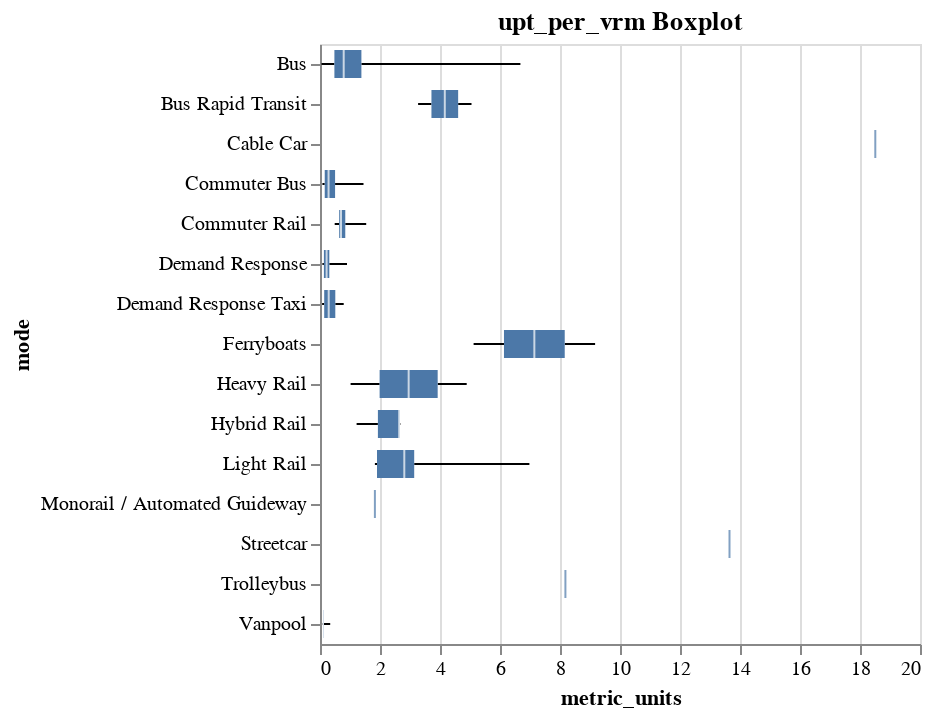
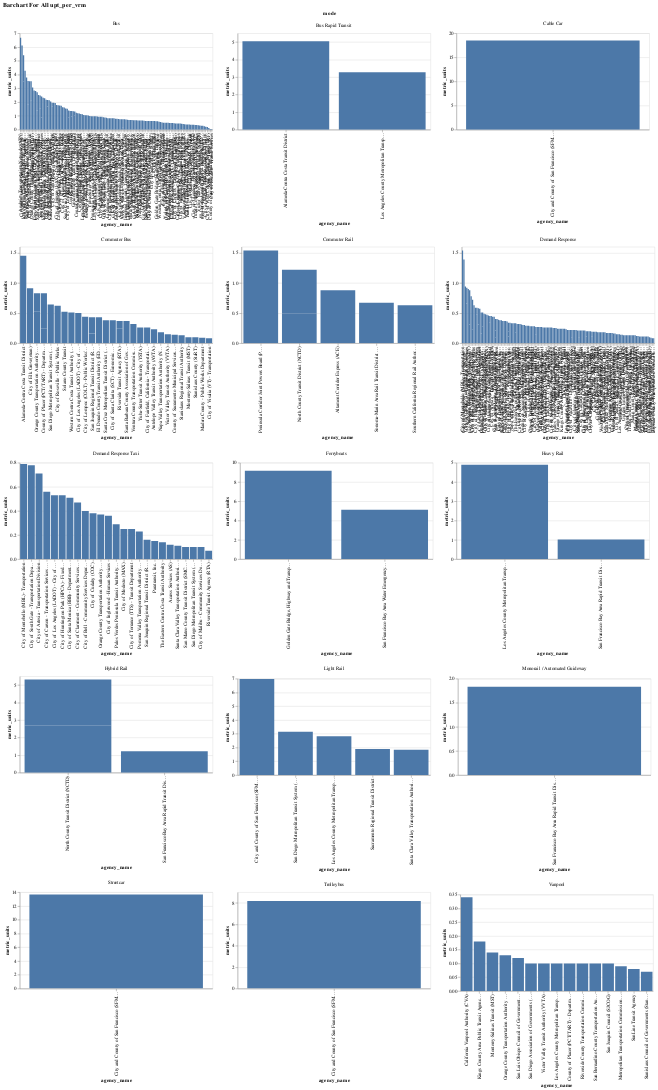
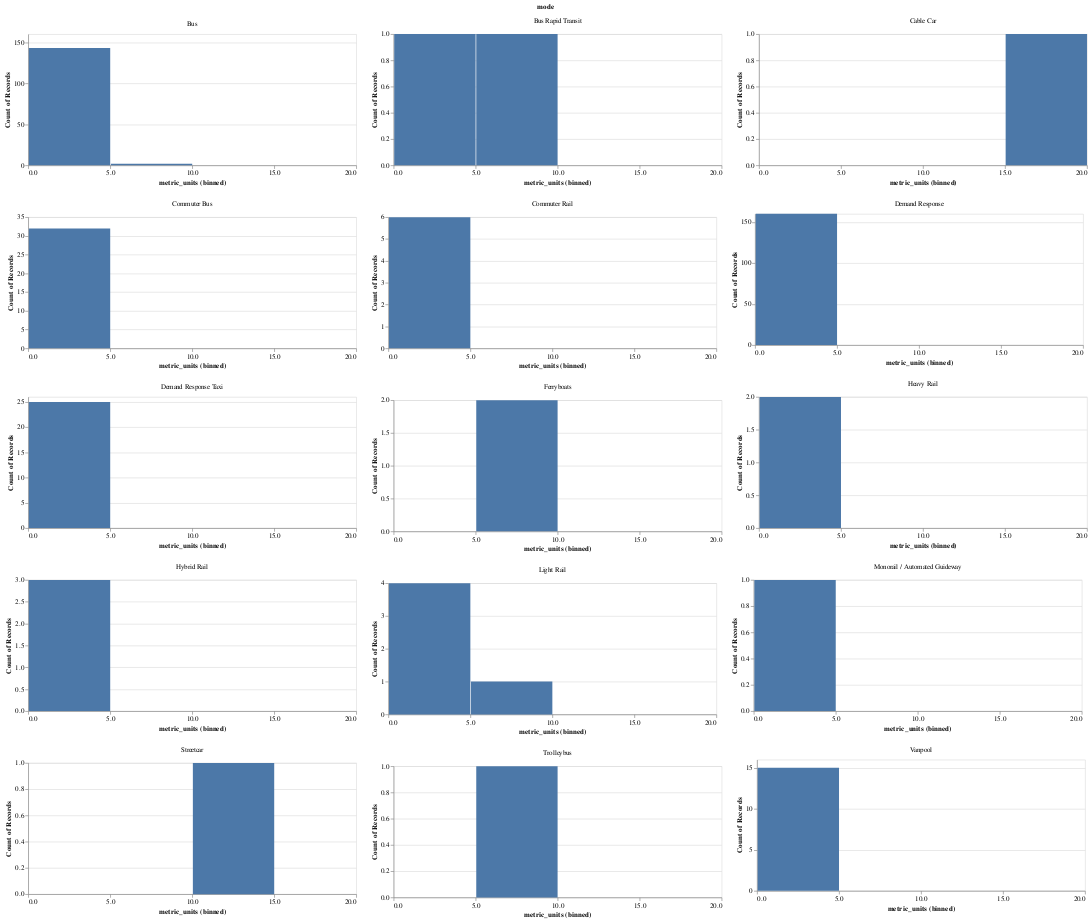

These figures' notebook cell, in order:
### Markdown cell above
### upt_per_vrm

### Code cell
metrics_charts(metrics_list=["upt_per_vrm"], df=no_zero_rows_melt)

### Figure 1 — Vega-Lite specification as saved in the notebook (floating-point values rounded to 4 significant figures; data arrays with more than 128 entries replaced by an {"elided": "..."} marker saying what was removed)
{"config": {"view": {"continuousWidth": 300, "continuousHeight": 300}}, "data": {"name": "data-69b55b0371614185eef7c011aaffd626"}, "mark": {"type": "boxplot", "extent": "min-max"}, "encoding": {"x": {"field": "metric_units", "type": "quantitative"}, "y": {"field": "mode", "type": "nominal"}}, "height": 300, "title": "upt_per_vrm Boxplot", "width": "container", "$schema": "https://vega.github.io/schema/vega-lite/v5.20.1.json", "datasets": {"data-69b55b0371614185eef7c011aaffd626": {"elided": "401 records"}}}

### Figure 2 — Vega-Lite specification as saved in the notebook (floating-point values rounded to 4 significant figures; data arrays with more than 128 entries replaced by an {"elided": "..."} marker saying what was removed)
{"config": {"view": {"continuousWidth": 300, "continuousHeight": 300}}, "data": {"name": "data-69b55b0371614185eef7c011aaffd626"}, "facet": {"field": "mode", "type": "nominal"}, "spec": {"mark": {"type": "bar"}, "encoding": {"tooltip": [{"field": "agency_name", "type": "nominal"}, {"field": "mode", "type": "nominal"}, {"field": "service", "type": "nominal"}, {"field": "metric_units", "type": "quantitative"}], "x": {"field": "agency_name", "sort": "-y", "type": "nominal"}, "y": {"field": "metric_units", "type": "quantitative"}}, "height": 200, "name": "view_13", "width": 400}, "columns": 3, "params": [{"name": "param_13", "select": {"type": "interval", "encodings": ["x", "y"]}, "bind": "scales", "views": ["view_13"]}], "resolve": {"scale": {"x": "independent", "y": "independent"}}, "title": "Barchart For All upt_per_vrm", "$schema": "https://vega.github.io/schema/vega-lite/v5.20.1.json", "datasets": {"data-69b55b0371614185eef7c011aaffd626": {"elided": "401 records"}}}

### Figure 3 — Vega-Lite specification as saved in the notebook (floating-point values rounded to 4 significant figures; data arrays with more than 128 entries replaced by an {"elided": "..."} marker saying what was removed)
{"config": {"view": {"continuousWidth": 300, "continuousHeight": 300}}, "data": {"name": "data-69b55b0371614185eef7c011aaffd626"}, "facet": {"field": "mode", "type": "nominal"}, "spec": {"mark": {"type": "bar"}, "encoding": {"tooltip": [{"aggregate": "count", "type": "quantitative"}], "x": {"bin": {"step": 5}, "field": "metric_units", "type": "quantitative"}, "y": {"aggregate": "count", "type": "quantitative"}}, "height": 200, "title": "upt_per_vrm Distribution", "width": 500}, "columns": 3, "resolve": {"scale": {"x": "independent", "y": "independent"}}, "$schema": "https://vega.github.io/schema/vega-lite/v5.20.1.json", "datasets": {"data-69b55b0371614185eef7c011aaffd626": {"elided": "401 records"}}}
